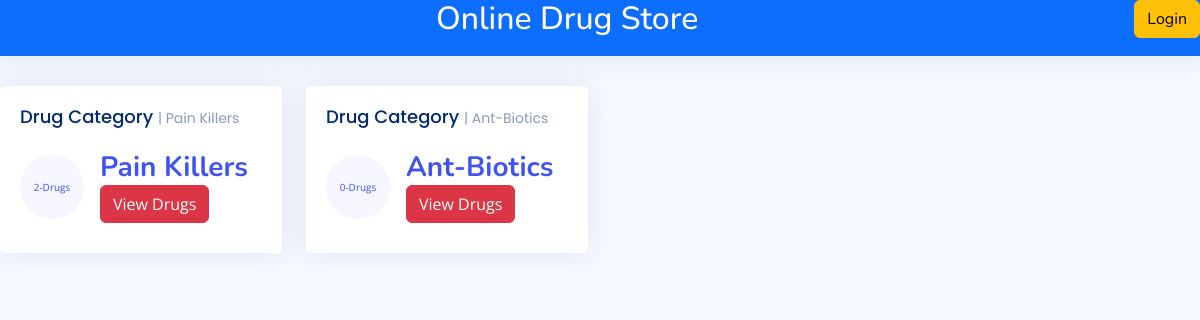
The page / on the database its author committed.
### tables this page shows
CREATE TABLE `category` (
  `cat_id` int(11) NOT NULL,
  `cat_name` varchar(200) NOT NULL
);

### index.php (the view, shortened to what this page needs)
<?php include 'root/config.php'; ?>
<!DOCTYPE html>
<html lang="en">
<head>
  <link href="assets/vendor/bootstrap/css/bootstrap.min.css" rel="stylesheet">
  <link href="assets/vendor/bootstrap-icons/bootstrap-icons.css" rel="stylesheet">
  <link href="assets/vendor/boxicons/css/boxicons.min.css" rel="stylesheet">
  <link href="assets/vendor/quill/quill.snow.css" rel="stylesheet">
  <link href="assets/vendor/quill/quill.bubble.css" rel="stylesheet">
  <link href="assets/vendor/remixicon/remixicon.css" rel="stylesheet">
  <link href="assets/vendor/simple-datatables/style.css" rel="stylesheet">
  <link href="assets/css/style.css" rel="stylesheet">
</head>
<body>
  <main>
    <section class="section dashboard">
      <div class="row">
        <div class="col-lg-12 col-md-12">
          <div class="row">
            <div class="card info-card sales-card bg-primary">
              <h2 class="text-center text-white">Online Drug Store <span style="float: right; font-size: 14px;"><a href="login" class="btn btn-warning">Login</a></span></h2>
            </div>
            <?php $cate = $dbh->query("SELECT * FROM category ");
            while ($row = $cate->fetch(PDO::FETCH_OBJ)) { ?>
            <div class="col-xxl-2 col-md-3">
              <div class="card info-card sales-card">
                <div class="card-body">
                  <h5 class="card-title">Drug Category <span>| <?=$row->cat_name; ?></span></h5>
                  <div class="d-flex align-items-center">
                    <div class="card-icon rounded-circle d-flex align-items-center justify-content-center">
                    <?php $drugs = $dbh->query("SELECT * FROM drug_store WHERE cat_id = '".$row->cat_id."' ")->rowCount(); ?>
                     <span style="font-size: 10px; "><?=number_format($drugs);?>-Drugs</span>
                    </div>
                    <div class="ps-3">
                      <h6><a href="order?client=<?=base64_encode($row->cat_id); ?>"><?=$row->cat_name; ?></a></h6>
                      <a href="order?client=<?=base64_encode($row->cat_id); ?>" class="btn btn-danger">View Drugs</a>
                     </div>
                  </div>
                </div>
              </div>
            </div>
            <?php } ?>
          </div>
        </div>
      </div>
    </section>
  </main>
</body>
</html>

### assets/css/style.css (style rules this page uses)
:root { scroll-behavior: smooth; }
body { font-family: "Open Sans", sans-serif; background: #f6f9ff; color: #444444; }
a { color: #4154f1; text-decoration: none; }
h1, h2, h3, h4, h5, h6 { font-family: "Nunito", sans-serif; }
.card { margin-bottom: 30px; border: none; border-radius: 5px; box-shadow: 0px 0 30px rgba(1, 41, 112, 0.1); }
.card-title { padding: 20px 0 15px 0; font-size: 18px; font-weight: 500; color: #012970; font-family: "Poppins", sans-serif; }
.card-title span { color: #899bbd; font-size: 14px; font-weight: 400; }
.card-body { padding: 0 20px 20px 20px; }
.dashboard .info-card { padding-bottom: 10px; }
.dashboard .info-card h6 { font-size: 28px; color: #012970; font-weight: 700; margin: 0; padding: 0; }
.dashboard .card-icon { font-size: 32px; line-height: 0; width: 64px; height: 64px; flex-shrink: 0; flex-grow: 0; }
.dashboard .sales-card .card-icon { color: #4154f1; background: #f6f6fe; }

### rows shown on the page
category: cat_name "Pain Killers", drugs "2"
category: cat_name "Ant-Biotics", drugs "0"
